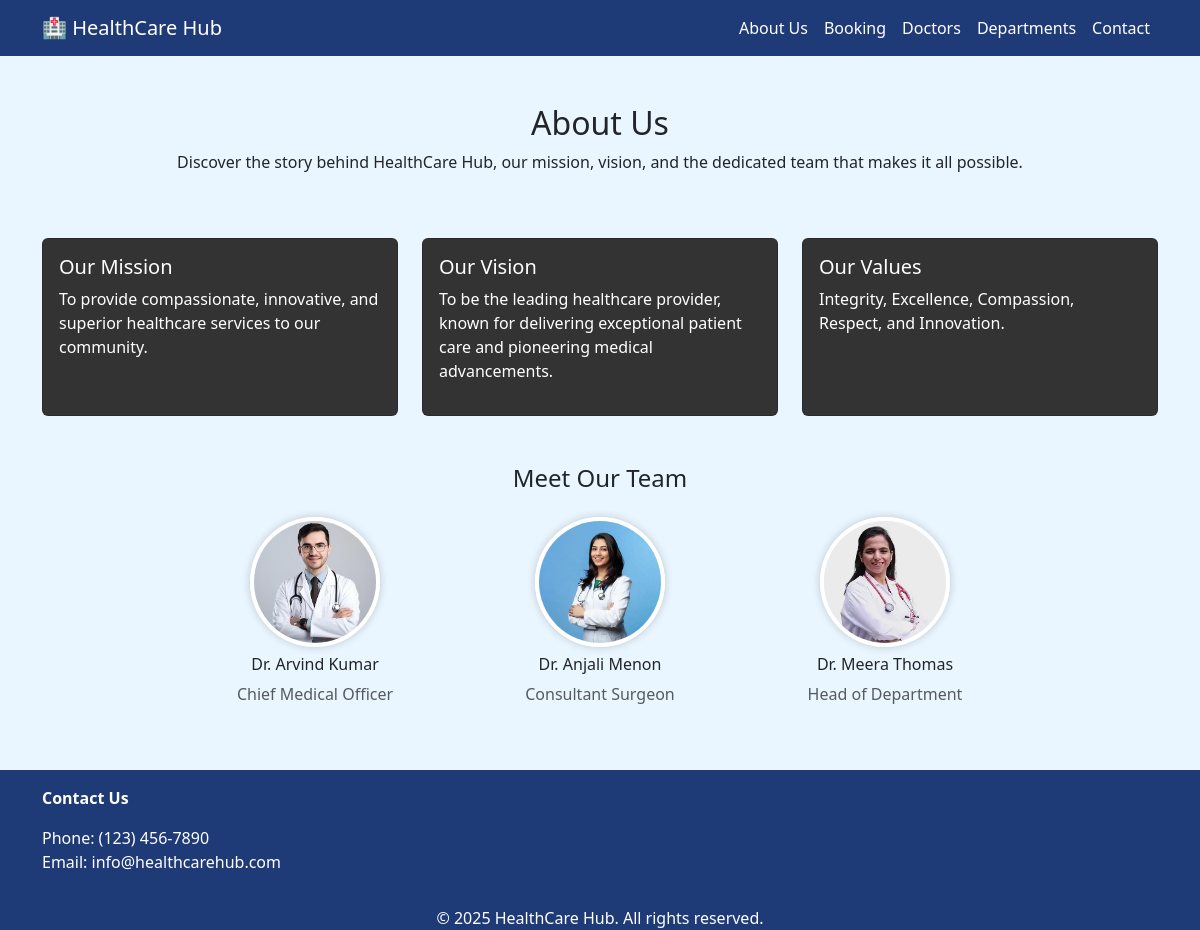
The page /about/ on the database its author committed.
### hospital_app/models.py (models this page shows)
class team(models.Model):
    img=models.ImageField(upload_to="images/")
    name=models.CharField( max_length=100)
    position=models.CharField(max_length=150)

### hospital_app/views.py (the view)
# urls.py: path('about/', views.about, name='about'),
def about(request):
    return render(request,'about.html',{'team': team.objects.all()})

### templates/about.html (shortened to what this page needs)
{% extends "base.html" %} {% block title %}About{% endblock title %} {% load
static %} {% block content %}
<section class="text-center py-5">
  <div class="container fade-in-box">
    <h2>About Us</h2>
    <p>
      Discover the story behind HealthCare Hub, our mission, vision, and the
      dedicated team that makes it all possible.
    </p>
  </div>
</section>
<section class="container mb-5">
  <div class="row g-4">
    <div class="col-md-4">
      <div class="card card-blue p-3 h-100 my-element">
        <h5>Our Mission</h5>
        <p>
          To provide compassionate, innovative, and superior healthcare services
          to our community.
        </p>
      </div>
    </div>
    <div class="col-md-4">
      <div class="card card-dark p-3 h-100 my-element">
        <h5>Our Vision</h5>
        <p>
          To be the leading healthcare provider, known for delivering
          exceptional patient care and pioneering medical advancements.
        </p>
      </div>
    </div>
    <div class="col-md-4">
      <div class="card card-dark p-3 h-100 my-element">
        <h5>Our Values</h5>
        <p>Integrity, Excellence, Compassion, Respect, and Innovation.</p>
      </div>
    </div>
  </div>
</section>
<section class="container mb-5 text-center">
  <h4 class="mb-4 fade-in-box">Meet Our Team</h4>
  <div class="row g-4 justify-content-center">
    {% for t in team %}
    <div class="col-6 col-sm-3 fade-in-box">
      <img src="{{t.img.url}}" alt="{{t.name}}" class="team-img mb-2" />
      <h6>{{t.name}}</h6>
      <p class="text-muted">{{t.position}}</p>
    </div>
    {% endfor %}
  </div>
</section>
{% endblock content %}

### templates/base.html (style rules this page uses)
body { background-color: #eaf6ff; }

### templates/about.html (style rules this page uses)
body { background-color: #eaf6ff; }
.card-blue { color: white; background-color: #333; }
.card-dark { background-color: #333; color: white; }
.team-img { width: 130px; height: 130px; object-fit: cover; border-radius: 50%; border: 4px solid white; box-shadow: 0 0 8px rgba(0, 0, 0, 0.2); }

### rows shown on the page
team: img (picture), name "Dr. Arvind Kumar", position "Chief Medical Officer"
team: img (picture), name "Dr. Anjali Menon", position "Consultant Surgeon"
team: img (picture), name "Dr. Meera Thomas", position "Head of Department"
